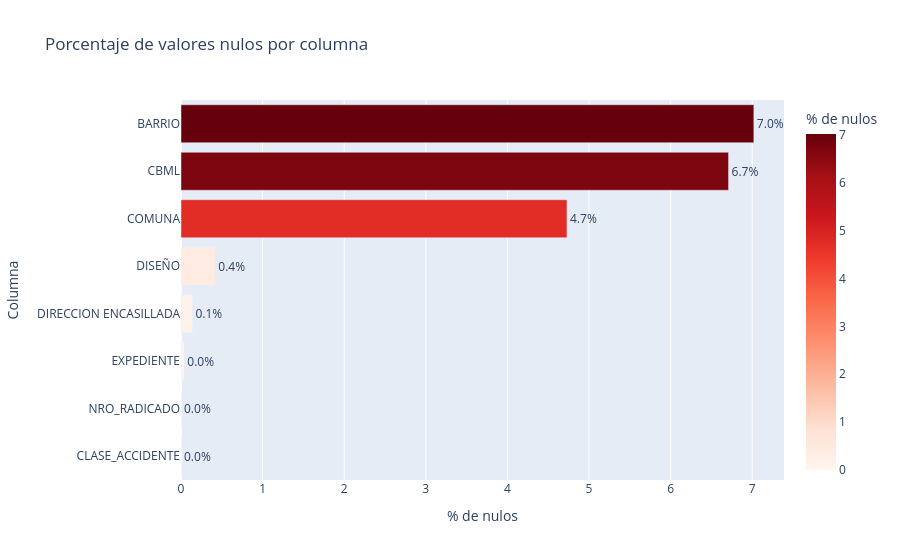

The notebook cell this image was saved under:
### Markdown cell above
## 3. Análisis de valores nulos

### Code cell
nulos = df.isnull().sum().reset_index()
nulos.columns = ['columna', 'nulos']
nulos['porcentaje'] = (nulos['nulos'] / len(df) * 100).round(2)
nulos = nulos[nulos['nulos'] > 0].sort_values('nulos', ascending=False)
display(nulos)

fig = px.bar(
    nulos,
    x='porcentaje',
    y='columna',
    orientation='h',
    title='Porcentaje de valores nulos por columna',
    labels={'porcentaje': '% de nulos', 'columna': 'Columna'},
    color='porcentaje',
    color_continuous_scale='Reds',
    text='porcentaje'
)
fig.update_traces(texttemplate='%{text:.1f}%', textposition='outside')
fig.update_layout(yaxis={'categoryorder': 'total ascending'}, showlegend=False)
fig.show()

print('>>> PROBLEMA: BARRIO (7.0%), CBML (6.7%) y COMUNA (4.7%) tienen nulos significativos.')
print('>>> Decisión ETL: imputar con DESCONOCIDO para mantener integridad referencial.')

### Figure 1 — Plotly figure (JSON) as saved in the notebook; plotly's stock layout.template omitted (floating-point values rounded to 4 significant figures)
{"data": [{"hovertemplate": "% de nulos=%{marker.color}<br>Columna=%{y}<extra></extra>", "legendgroup": "", "marker": {"color": [7.02, 6.71, 4.73, 0.42, 0.14, 0.04, 0.0, 0.0], "coloraxis": "coloraxis", "pattern": {"shape": ""}}, "name": "", "orientation": "h", "showlegend": false, "text": [7.02, 6.71, 4.73, 0.42, 0.14, 0.04, 0.0, 0.0], "textposition": "outside", "texttemplate": "%{text:.1f}%", "type": "bar", "x": [7.02, 6.71, 4.73, 0.42, 0.14, 0.04, 0.0, 0.0], "xaxis": "x", "y": ["BARRIO", "CBML", "COMUNA", "DISEÑO", "DIRECCION ENCASILLADA", "EXPEDIENTE", "CLASE_ACCIDENTE", "NRO_RADICADO"], "yaxis": "y"}], "layout": {"barmode": "relative", "coloraxis": {"colorbar": {"title": {"text": "% de nulos"}}, "colorscale": [[0, "rgb(255,245,240)"], [0.125, "rgb(254,224,210)"], [0.25, "rgb(252,187,161)"], [0.375, "rgb(252,146,114)"], [0.5, "rgb(251,106,74)"], [0.625, "rgb(239,59,44)"], [0.75, "rgb(203,24,29)"], [0.875, "rgb(165,15,21)"], [1, "rgb(103,0,13)"]]}, "legend": {"tracegroupgap": 0}, "showlegend": false, "title": {"text": "Porcentaje de valores nulos por columna"}, "xaxis": {"anchor": "y", "domain": [0, 1], "title": {"text": "% de nulos"}}, "yaxis": {"anchor": "x", "categoryorder": "total ascending", "domain": [0, 1], "title": {"text": "Columna"}}}}
